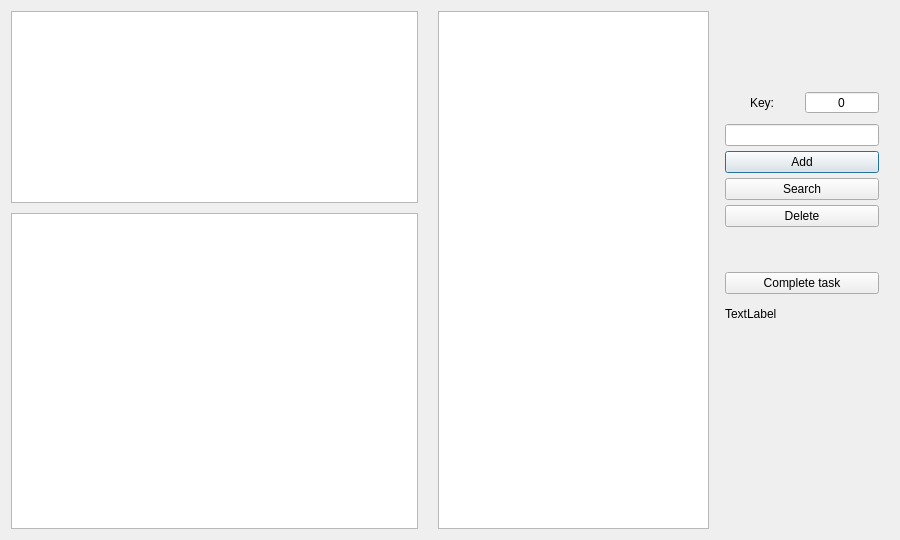
<?xml version="1.0" encoding="UTF-8"?>
<ui version="4.0">
 <class>Dialog</class>
 <widget class="QDialog" name="Dialog">
  <property name="geometry">
   <rect>
    <x>0</x>
    <y>0</y>
    <width>900</width>
    <height>540</height>
   </rect>
  </property>
  <property name="minimumSize">
   <size>
    <width>900</width>
    <height>540</height>
   </size>
  </property>
  <property name="windowTitle">
   <string>Binary tree</string>
  </property>
  <property name="locale">
   <locale language="English" country="UnitedStates"/>
  </property>
  <layout class="QHBoxLayout" name="horizontalLayout_3" stretch="4,1">
   <item>
    <layout class="QHBoxLayout" name="horizontalLayout" stretch="3,2">
     <property name="spacing">
      <number>20</number>
     </property>
     <item>
      <layout class="QVBoxLayout" name="verticalLayout" stretch="0,1">
       <property name="spacing">
        <number>10</number>
       </property>
       <item>
        <widget class="QTreeView" name="treeView">
         <property name="layoutDirection">
          <enum>Qt::LeftToRight</enum>
         </property>
         <property name="editTriggers">
          <set>QAbstractItemView::NoEditTriggers</set>
         </property>
         <property name="alternatingRowColors">
          <bool>false</bool>
         </property>
         <property name="selectionMode">
          <enum>QAbstractItemView::NoSelection</enum>
         </property>
         <property name="textElideMode">
          <enum>Qt::ElideRight</enum>
         </property>
         <property name="rootIsDecorated">
          <bool>false</bool>
         </property>
         <property name="uniformRowHeights">
          <bool>false</bool>
         </property>
         <property name="itemsExpandable">
          <bool>true</bool>
         </property>
         <property name="animated">
          <bool>true</bool>
         </property>
         <property name="allColumnsShowFocus">
          <bool>false</bool>
         </property>
         <property name="wordWrap">
          <bool>false</bool>
         </property>
         <property name="headerHidden">
          <bool>true</bool>
         </property>
        </widget>
       </item>
       <item>
        <widget class="QPlainTextEdit" name="textEdit_output">
         <property name="readOnly">
          <bool>true</bool>
         </property>
        </widget>
       </item>
      </layout>
     </item>
     <item>
      <widget class="QTableWidget" name="tableWidget_input">
       <property name="editTriggers">
        <set>QAbstractItemView::NoEditTriggers</set>
       </property>
       <property name="selectionMode">
        <enum>QAbstractItemView::SingleSelection</enum>
       </property>
       <property name="selectionBehavior">
        <enum>QAbstractItemView::SelectRows</enum>
       </property>
       <attribute name="horizontalHeaderVisible">
        <bool>false</bool>
       </attribute>
       <attribute name="horizontalHeaderHighlightSections">
        <bool>false</bool>
       </attribute>
       <attribute name="horizontalHeaderStretchLastSection">
        <bool>true</bool>
       </attribute>
       <attribute name="verticalHeaderVisible">
        <bool>false</bool>
       </attribute>
       <attribute name="verticalHeaderHighlightSections">
        <bool>false</bool>
       </attribute>
       <column>
        <property name="text">
         <string>Key</string>
        </property>
       </column>
       <column>
        <property name="text">
         <string>String</string>
        </property>
       </column>
      </widget>
     </item>
    </layout>
   </item>
   <item>
    <layout class="QVBoxLayout" name="verticalLayout_3">
     <property name="spacing">
      <number>5</number>
     </property>
     <property name="leftMargin">
      <number>10</number>
     </property>
     <property name="topMargin">
      <number>80</number>
     </property>
     <property name="rightMargin">
      <number>10</number>
     </property>
     <property name="bottomMargin">
      <number>200</number>
     </property>
     <item>
      <layout class="QVBoxLayout" name="verticalLayout_2">
       <property name="spacing">
        <number>10</number>
       </property>
       <item>
        <layout class="QHBoxLayout" name="horizontalLayout_2">
         <property name="spacing">
          <number>6</number>
         </property>
         <item>
          <widget class="QLabel" name="label">
           <property name="text">
            <string>Key:</string>
           </property>
           <property name="alignment">
            <set>Qt::AlignCenter</set>
           </property>
          </widget>
         </item>
         <item>
          <widget class="QSpinBox" name="spinBox_key">
           <property name="alignment">
            <set>Qt::AlignCenter</set>
           </property>
           <property name="buttonSymbols">
            <enum>QAbstractSpinBox::NoButtons</enum>
           </property>
           <property name="maximum">
            <number>9999999</number>
           </property>
          </widget>
         </item>
        </layout>
       </item>
       <item>
        <widget class="QLineEdit" name="lineEdit_value"/>
       </item>
      </layout>
     </item>
     <item>
      <widget class="QPushButton" name="pushButton_add">
       <property name="sizePolicy">
        <sizepolicy hsizetype="Preferred" vsizetype="Fixed">
         <horstretch>0</horstretch>
         <verstretch>0</verstretch>
        </sizepolicy>
       </property>
       <property name="text">
        <string>Add</string>
       </property>
      </widget>
     </item>
     <item>
      <widget class="QPushButton" name="pushButton_search">
       <property name="sizePolicy">
        <sizepolicy hsizetype="Preferred" vsizetype="Fixed">
         <horstretch>0</horstretch>
         <verstretch>0</verstretch>
        </sizepolicy>
       </property>
       <property name="text">
        <string>Search</string>
       </property>
      </widget>
     </item>
     <item>
      <widget class="QPushButton" name="pushButton_delete">
       <property name="sizePolicy">
        <sizepolicy hsizetype="Preferred" vsizetype="Fixed">
         <horstretch>0</horstretch>
         <verstretch>0</verstretch>
        </sizepolicy>
       </property>
       <property name="text">
        <string>Delete</string>
       </property>
      </widget>
     </item>
     <item>
      <spacer name="verticalSpacer">
       <property name="orientation">
        <enum>Qt::Vertical</enum>
       </property>
       <property name="sizeType">
        <enum>QSizePolicy::Maximum</enum>
       </property>
       <property name="sizeHint" stdset="0">
        <size>
         <width>20</width>
         <height>40</height>
        </size>
       </property>
      </spacer>
     </item>
     <item>
      <widget class="QPushButton" name="pushButton_findSingleNodeCount">
       <property name="sizePolicy">
        <sizepolicy hsizetype="Preferred" vsizetype="Fixed">
         <horstretch>0</horstretch>
         <verstretch>0</verstretch>
        </sizepolicy>
       </property>
       <property name="text">
        <string>Complete task</string>
       </property>
      </widget>
     </item>
     <item>
      <widget class="QLabel" name="resultLabel">
       <property name="text">
        <string>TextLabel</string>
       </property>
      </widget>
     </item>
    </layout>
   </item>
  </layout>
 </widget>
 <layoutdefault spacing="6" margin="11"/>
 <resources/>
 <connections/>
</ui>
